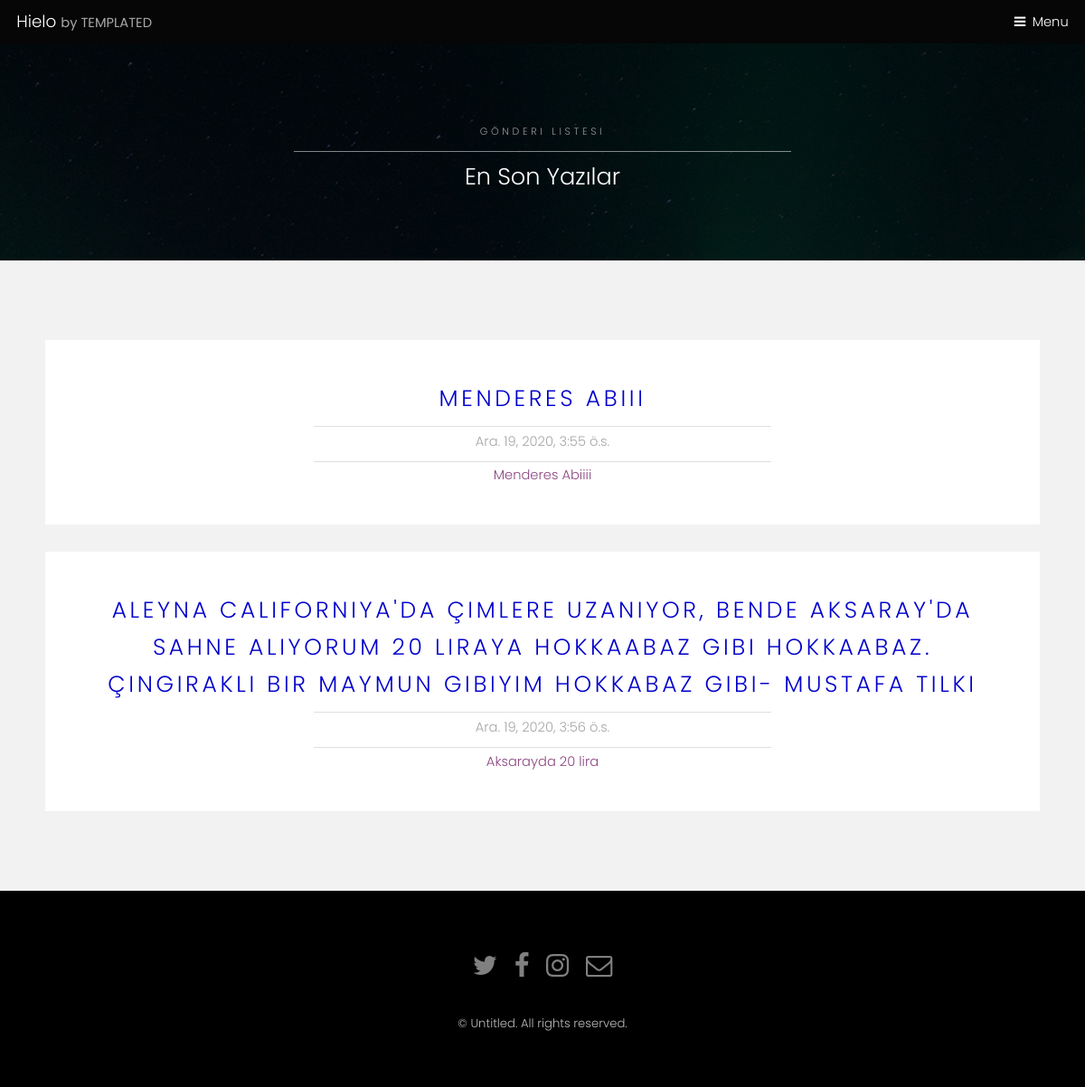
/blog/liste/, run on the app's committed database.
### blog/models.py (models this page shows, shortened)
class GonderiModel(models.Model):
    baslik = models.CharField(max_length=200,verbose_name="Başlık")
    yazi = models.TextField(verbose_name="Yazı")
    eposta = models.EmailField(verbose_name="E Posta",max_length=254,default="aa@aa.com")
    kayit_zaman = models.DateTimeField(default=timezone.now,verbose_name="Kayıt Zamanı")
    yayim_tarihi = models.DateTimeField(null=True,blank=True,verbose_name="Yayım Zamanı")

### blog/views.py (the view)
# urls.py: path('liste/',views.gonderiListe,name="gonderiListe"),
def gonderiListe(request):
    gonderiler =  GonderiModel.objects.all()
    return render(request,"blog/liste.html",{"gonderis":gonderiler})

### templates/blog/Liste.html (shortened to what this page needs)
{% extends "../base.html" %}
{% load static %}
{% block banner %}
			<section id="One" class="wrapper style3">
				<div class="inner">
					<header class="align-center">
						<p>Gönderi Listesi </p>
						<h2>En Son Yazılar</h2>
					</header>
				</div>
			</section>
{% endblock banner %}
{% block content %}
<section id="two" class="wrapper style2">
				<div class="inner">
                {% for gonderi in gonderis  %}
					<div class="box">
						<div class="content">
							<header class="align-center">
								<p style="font-size:25px;color:#0000CC;font-style:Arial-Black" > {{gonderi.yazi}} </p>
{{gonderi.kayit_zaman}}
								<h1>
								<a href="{% url 'gonderiDetay' pk=gonderi.pk %}">
								{{gonderi.baslik}}
								</a>
								</h1>
							</header>
						</div>
					</div>
                    {% endfor %}
				</div>
			</section>
{% endblock content %}

### templates/base.html (shortened to what this page needs)
<!DOCTYPE HTML>
{% load static %}
<html>
	<head>
		<link rel="stylesheet" href="{% static 'css/main.css' %}" />
	</head>
	<body class="subpage">
			<header id="header">
				<div class="logo"><a href="index.html">Hielo <span>by TEMPLATED</span></a></div>
				<a href="#menu">Menu</a>
			</header>
{% block banner %}{% endblock banner %}
{% block content %}{% endblock content %}
			<footer id="footer">
				<div class="container">
					<ul class="icons">
						<li><a href="#" class="icon fa-twitter"><span class="label">Twitter</span></a></li>
						<li><a href="#" class="icon fa-facebook"><span class="label">Facebook</span></a></li>
						<li><a href="#" class="icon fa-instagram"><span class="label">Instagram</span></a></li>
						<li><a href="#" class="icon fa-envelope-o"><span class="label">Email</span></a></li>
					</ul>
				</div>
				<div class="copyright">
					&copy; Untitled. All rights reserved.
				</div>
			</footer>
	</body>
</html>

### data on the page
GonderiModel: yazi "MENDERES ABIII", kayit_zaman "Ara. 19, 2020, 3:55 ö.s.", baslik "Menderes Abiiii"
GonderiModel: yazi "ALEYNA CALIFORNIYA'DA ÇIMLERE UZANIYOR, BENDE AKSARAY'DA SAHNE ALIYORUM 20 LIRAYA HOKKAABAZ GIBI HOKKAABAZ. ÇINGIRAKLI BIR MAYMUN GIBIYIM HOKKABAZ GIBI- MUSTAFA TILKI", kayit_zaman "Ara. 19, 2020, 3:56 ö.s.", baslik "Aksarayda 20 lira"
